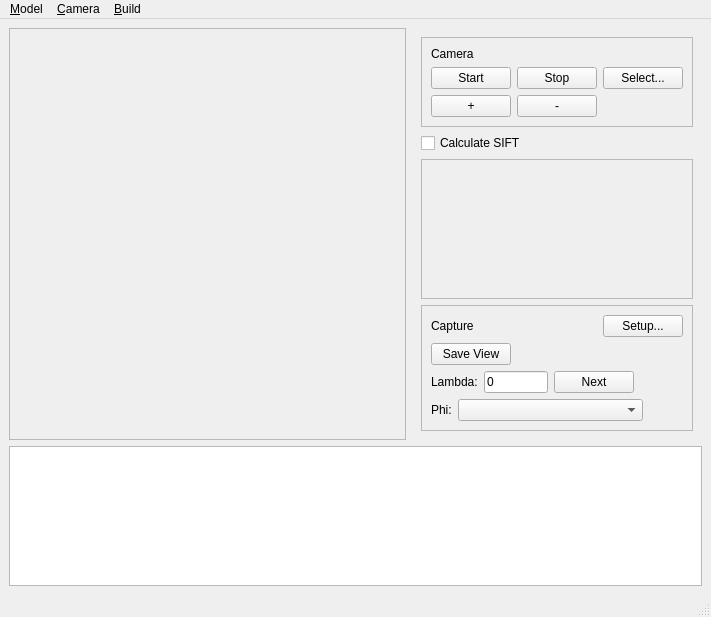
<?xml version="1.0" encoding="UTF-8"?>
<ui version="4.0">
 <class>ModelBuilder</class>
 <widget class="QMainWindow" name="ModelBuilder">
  <property name="geometry">
   <rect>
    <x>0</x>
    <y>0</y>
    <width>711</width>
    <height>606</height>
   </rect>
  </property>
  <property name="windowTitle">
   <string>Model Builder</string>
  </property>
  <widget class="QWidget" name="centralwidget">
   <layout class="QVBoxLayout" name="verticalLayout">
    <item>
     <layout class="QHBoxLayout" name="horizontalLayout_5">
      <item>
       <widget class="QScrollArea" name="scrollArea">
        <property name="sizePolicy">
         <sizepolicy hsizetype="Expanding" vsizetype="Expanding">
          <horstretch>1</horstretch>
          <verstretch>0</verstretch>
         </sizepolicy>
        </property>
        <property name="widgetResizable">
         <bool>true</bool>
        </property>
        <widget class="QWidget" name="scrollAreaWidgetContents">
         <property name="geometry">
          <rect>
           <x>0</x>
           <y>0</y>
           <width>445</width>
           <height>403</height>
          </rect>
         </property>
         <widget class="QLabel" name="cameraView">
          <property name="geometry">
           <rect>
            <x>10</x>
            <y>10</y>
            <width>31</width>
            <height>41</height>
           </rect>
          </property>
          <property name="sizePolicy">
           <sizepolicy hsizetype="Ignored" vsizetype="Ignored">
            <horstretch>1</horstretch>
            <verstretch>1</verstretch>
           </sizepolicy>
          </property>
          <property name="text">
           <string/>
          </property>
         </widget>
        </widget>
       </widget>
      </item>
      <item>
       <widget class="QWidget" name="widget" native="true">
        <property name="minimumSize">
         <size>
          <width>200</width>
          <height>0</height>
         </size>
        </property>
        <layout class="QVBoxLayout" name="verticalLayout_4">
         <item>
          <widget class="QFrame" name="frame">
           <property name="frameShape">
            <enum>QFrame::StyledPanel</enum>
           </property>
           <property name="frameShadow">
            <enum>QFrame::Raised</enum>
           </property>
           <layout class="QVBoxLayout" name="verticalLayout_2">
            <item>
             <widget class="QLabel" name="label_2">
              <property name="text">
               <string>Camera</string>
              </property>
             </widget>
            </item>
            <item>
             <layout class="QHBoxLayout" name="horizontalLayout_4">
              <item>
               <widget class="QPushButton" name="btStartCamera">
                <property name="text">
                 <string>Start</string>
                </property>
               </widget>
              </item>
              <item>
               <widget class="QPushButton" name="btStopCamera">
                <property name="text">
                 <string>Stop</string>
                </property>
               </widget>
              </item>
              <item>
               <widget class="QPushButton" name="btSelectCamera">
                <property name="text">
                 <string>Select...</string>
                </property>
               </widget>
              </item>
             </layout>
            </item>
            <item>
             <layout class="QHBoxLayout" name="horizontalLayout_2">
              <item>
               <widget class="QPushButton" name="btZoomIn">
                <property name="text">
                 <string>+</string>
                </property>
               </widget>
              </item>
              <item>
               <widget class="QPushButton" name="btZoomOut">
                <property name="text">
                 <string>-</string>
                </property>
               </widget>
              </item>
              <item>
               <spacer name="horizontalSpacer">
                <property name="orientation">
                 <enum>Qt::Horizontal</enum>
                </property>
                <property name="sizeHint" stdset="0">
                 <size>
                  <width>20</width>
                  <height>20</height>
                 </size>
                </property>
               </spacer>
              </item>
             </layout>
            </item>
           </layout>
          </widget>
         </item>
         <item>
          <layout class="QHBoxLayout" name="horizontalLayout_6">
           <item>
            <widget class="QCheckBox" name="ckCalcSift">
             <property name="text">
              <string>Calculate SIFT</string>
             </property>
            </widget>
           </item>
           <item>
            <spacer name="horizontalSpacer_7">
             <property name="orientation">
              <enum>Qt::Horizontal</enum>
             </property>
             <property name="sizeHint" stdset="0">
              <size>
               <width>40</width>
               <height>20</height>
              </size>
             </property>
            </spacer>
           </item>
          </layout>
         </item>
         <item>
          <spacer name="verticalSpacer">
           <property name="orientation">
            <enum>Qt::Vertical</enum>
           </property>
           <property name="sizeHint" stdset="0">
            <size>
             <width>20</width>
             <height>40</height>
            </size>
           </property>
          </spacer>
         </item>
         <item>
          <widget class="QFrame" name="frame_3">
           <property name="frameShape">
            <enum>QFrame::StyledPanel</enum>
           </property>
           <property name="frameShadow">
            <enum>QFrame::Raised</enum>
           </property>
           <layout class="QVBoxLayout" name="verticalLayout_5">
            <item>
             <widget class="QWidget" name="wwCameraPlacement" native="true">
              <property name="minimumSize">
               <size>
                <width>0</width>
                <height>120</height>
               </size>
              </property>
             </widget>
            </item>
           </layout>
          </widget>
         </item>
         <item>
          <widget class="QFrame" name="frame_2">
           <property name="frameShape">
            <enum>QFrame::StyledPanel</enum>
           </property>
           <property name="frameShadow">
            <enum>QFrame::Raised</enum>
           </property>
           <layout class="QVBoxLayout" name="verticalLayout_3">
            <item>
             <layout class="QHBoxLayout" name="horizontalLayout_8">
              <item>
               <widget class="QLabel" name="label_4">
                <property name="text">
                 <string>Capture</string>
                </property>
               </widget>
              </item>
              <item>
               <spacer name="horizontalSpacer_5">
                <property name="orientation">
                 <enum>Qt::Horizontal</enum>
                </property>
                <property name="sizeHint" stdset="0">
                 <size>
                  <width>40</width>
                  <height>20</height>
                 </size>
                </property>
               </spacer>
              </item>
              <item>
               <widget class="QPushButton" name="btCaptureSetup">
                <property name="text">
                 <string>Setup...</string>
                </property>
               </widget>
              </item>
             </layout>
            </item>
            <item>
             <layout class="QHBoxLayout" name="horizontalLayout_3">
              <item>
               <widget class="QPushButton" name="btSaveView">
                <property name="text">
                 <string>Save View</string>
                </property>
               </widget>
              </item>
              <item>
               <spacer name="horizontalSpacer_4">
                <property name="orientation">
                 <enum>Qt::Horizontal</enum>
                </property>
                <property name="sizeHint" stdset="0">
                 <size>
                  <width>40</width>
                  <height>20</height>
                 </size>
                </property>
               </spacer>
              </item>
             </layout>
            </item>
            <item>
             <layout class="QHBoxLayout" name="horizontalLayout_7">
              <item>
               <widget class="QLabel" name="label_3">
                <property name="text">
                 <string>Lambda:</string>
                </property>
                <property name="buddy">
                 <cstring>txtLambda</cstring>
                </property>
               </widget>
              </item>
              <item>
               <widget class="QLineEdit" name="txtLambda">
                <property name="minimumSize">
                 <size>
                  <width>0</width>
                  <height>0</height>
                 </size>
                </property>
                <property name="maximumSize">
                 <size>
                  <width>64</width>
                  <height>16777215</height>
                 </size>
                </property>
                <property name="inputMask">
                 <string>000; </string>
                </property>
                <property name="text">
                 <string>0</string>
                </property>
                <property name="maxLength">
                 <number>3</number>
                </property>
               </widget>
              </item>
              <item>
               <widget class="QPushButton" name="btNextView">
                <property name="text">
                 <string>Next</string>
                </property>
               </widget>
              </item>
              <item>
               <spacer name="horizontalSpacer_3">
                <property name="orientation">
                 <enum>Qt::Horizontal</enum>
                </property>
                <property name="sizeHint" stdset="0">
                 <size>
                  <width>40</width>
                  <height>20</height>
                 </size>
                </property>
               </spacer>
              </item>
             </layout>
            </item>
            <item>
             <layout class="QHBoxLayout" name="horizontalLayout">
              <item>
               <widget class="QLabel" name="label">
                <property name="text">
                 <string>Phi:</string>
                </property>
                <property name="buddy">
                 <cstring>cbElevation</cstring>
                </property>
               </widget>
              </item>
              <item>
               <widget class="QComboBox" name="cbElevation">
                <property name="sizePolicy">
                 <sizepolicy hsizetype="Preferred" vsizetype="Fixed">
                  <horstretch>1</horstretch>
                  <verstretch>0</verstretch>
                 </sizepolicy>
                </property>
                <property name="editable">
                 <bool>false</bool>
                </property>
               </widget>
              </item>
              <item>
               <spacer name="horizontalSpacer_2">
                <property name="orientation">
                 <enum>Qt::Horizontal</enum>
                </property>
                <property name="sizeHint" stdset="0">
                 <size>
                  <width>40</width>
                  <height>20</height>
                 </size>
                </property>
               </spacer>
              </item>
             </layout>
            </item>
           </layout>
          </widget>
         </item>
        </layout>
       </widget>
      </item>
     </layout>
    </item>
    <item>
     <widget class="QListView" name="lsvImages">
      <property name="enabled">
       <bool>true</bool>
      </property>
      <property name="sizePolicy">
       <sizepolicy hsizetype="Expanding" vsizetype="Fixed">
        <horstretch>0</horstretch>
        <verstretch>0</verstretch>
       </sizepolicy>
      </property>
      <property name="minimumSize">
       <size>
        <width>0</width>
        <height>140</height>
       </size>
      </property>
      <property name="maximumSize">
       <size>
        <width>16777215</width>
        <height>160</height>
       </size>
      </property>
      <property name="iconSize">
       <size>
        <width>80</width>
        <height>60</height>
       </size>
      </property>
      <property name="isWrapping" stdset="0">
       <bool>false</bool>
      </property>
      <property name="spacing">
       <number>4</number>
      </property>
      <property name="viewMode">
       <enum>QListView::IconMode</enum>
      </property>
     </widget>
    </item>
   </layout>
   <zorder>lsvImages</zorder>
   <zorder></zorder>
  </widget>
  <widget class="QMenuBar" name="menubar">
   <property name="geometry">
    <rect>
     <x>0</x>
     <y>0</y>
     <width>711</width>
     <height>23</height>
    </rect>
   </property>
   <widget class="QMenu" name="menuModel">
    <property name="title">
     <string>&amp;Model</string>
    </property>
    <addaction name="actionOpen"/>
    <addaction name="actionNew"/>
    <addaction name="actionClose"/>
    <addaction name="separator"/>
    <addaction name="actionQuit"/>
   </widget>
   <widget class="QMenu" name="menuCamera">
    <property name="enabled">
     <bool>true</bool>
    </property>
    <property name="title">
     <string>&amp;Camera</string>
    </property>
    <addaction name="actionSelectCamera"/>
    <addaction name="actionStartCamera"/>
    <addaction name="actionStopCamera"/>
   </widget>
   <widget class="QMenu" name="menuBuild">
    <property name="title">
     <string>&amp;Build</string>
    </property>
    <addaction name="actUpdateModel"/>
    <addaction name="actRebuildModel"/>
   </widget>
   <addaction name="menuModel"/>
   <addaction name="menuCamera"/>
   <addaction name="menuBuild"/>
  </widget>
  <widget class="QStatusBar" name="statusbar"/>
  <action name="actionOpen">
   <property name="text">
    <string>Open</string>
   </property>
  </action>
  <action name="actionNew">
   <property name="text">
    <string>New</string>
   </property>
  </action>
  <action name="actionClose">
   <property name="text">
    <string>Close</string>
   </property>
  </action>
  <action name="actionQuit">
   <property name="text">
    <string>&amp;Quit</string>
   </property>
   <property name="toolTip">
    <string>Quit</string>
   </property>
   <property name="shortcut">
    <string>Ctrl+Q</string>
   </property>
  </action>
  <action name="actionSelectCamera">
   <property name="text">
    <string>&amp;Select ...</string>
   </property>
  </action>
  <action name="actionStartCamera">
   <property name="text">
    <string>S&amp;tart</string>
   </property>
  </action>
  <action name="actionStopCamera">
   <property name="text">
    <string>Sto&amp;p</string>
   </property>
  </action>
  <action name="actionLoadElevationPreviews">
   <property name="text">
    <string>Load Elevation Previews</string>
   </property>
  </action>
  <action name="actCaptureSetup">
   <property name="text">
    <string>Capture Setup...</string>
   </property>
  </action>
  <action name="actNextLambda">
   <property name="text">
    <string>Next Lambda</string>
   </property>
  </action>
  <action name="actSaveView">
   <property name="text">
    <string>Save view</string>
   </property>
  </action>
  <action name="actUpdateModel">
   <property name="text">
    <string>&amp;Update model</string>
   </property>
   <property name="toolTip">
    <string>Buid the model from current set of images</string>
   </property>
  </action>
  <action name="actRebuildModel">
   <property name="text">
    <string>&amp;Rebuild model</string>
   </property>
  </action>
 </widget>
 <resources/>
 <connections>
  <connection>
   <sender>btStartCamera</sender>
   <signal>clicked()</signal>
   <receiver>actionStartCamera</receiver>
   <slot>trigger()</slot>
   <hints>
    <hint type="sourcelabel">
     <x>572</x>
     <y>82</y>
    </hint>
    <hint type="destinationlabel">
     <x>-1</x>
     <y>-1</y>
    </hint>
   </hints>
  </connection>
  <connection>
   <sender>btStopCamera</sender>
   <signal>clicked()</signal>
   <receiver>actionStopCamera</receiver>
   <slot>trigger()</slot>
   <hints>
    <hint type="sourcelabel">
     <x>643</x>
     <y>82</y>
    </hint>
    <hint type="destinationlabel">
     <x>-1</x>
     <y>-1</y>
    </hint>
   </hints>
  </connection>
  <connection>
   <sender>btSelectCamera</sender>
   <signal>clicked()</signal>
   <receiver>actionSelectCamera</receiver>
   <slot>trigger()</slot>
   <hints>
    <hint type="sourcelabel">
     <x>726</x>
     <y>82</y>
    </hint>
    <hint type="destinationlabel">
     <x>-1</x>
     <y>-1</y>
    </hint>
   </hints>
  </connection>
  <connection>
   <sender>cbElevation</sender>
   <signal>currentIndexChanged(int)</signal>
   <receiver>actionLoadElevationPreviews</receiver>
   <slot>trigger()</slot>
   <hints>
    <hint type="sourcelabel">
     <x>682</x>
     <y>375</y>
    </hint>
    <hint type="destinationlabel">
     <x>-1</x>
     <y>-1</y>
    </hint>
   </hints>
  </connection>
  <connection>
   <sender>btCaptureSetup</sender>
   <signal>clicked()</signal>
   <receiver>actCaptureSetup</receiver>
   <slot>trigger()</slot>
   <hints>
    <hint type="sourcelabel">
     <x>688</x>
     <y>272</y>
    </hint>
    <hint type="destinationlabel">
     <x>-1</x>
     <y>-1</y>
    </hint>
   </hints>
  </connection>
  <connection>
   <sender>btNextView</sender>
   <signal>clicked()</signal>
   <receiver>actNextLambda</receiver>
   <slot>trigger()</slot>
   <hints>
    <hint type="sourcelabel">
     <x>654</x>
     <y>332</y>
    </hint>
    <hint type="destinationlabel">
     <x>-1</x>
     <y>-1</y>
    </hint>
   </hints>
  </connection>
  <connection>
   <sender>btSaveView</sender>
   <signal>clicked()</signal>
   <receiver>actSaveView</receiver>
   <slot>trigger()</slot>
   <hints>
    <hint type="sourcelabel">
     <x>549</x>
     <y>302</y>
    </hint>
    <hint type="destinationlabel">
     <x>-1</x>
     <y>-1</y>
    </hint>
   </hints>
  </connection>
 </connections>
</ui>
